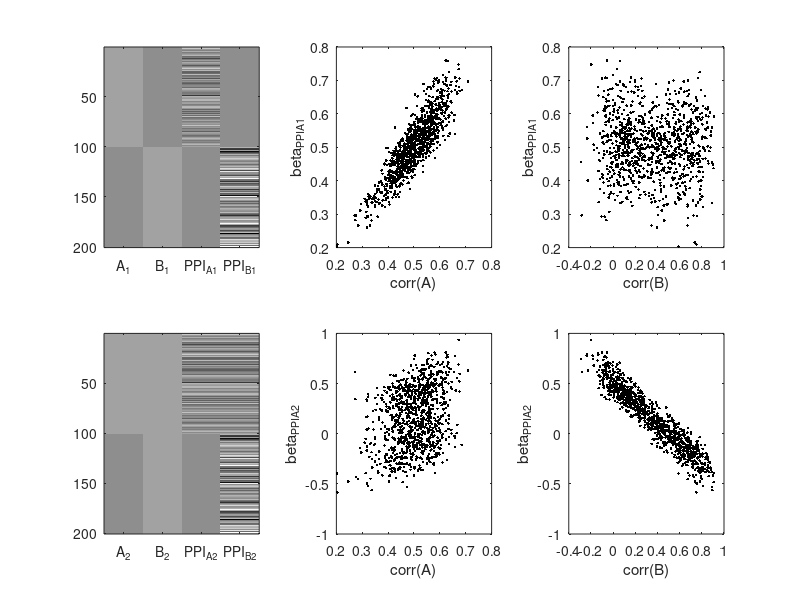

Write the MATLAB code that produced this figure.
clear

x_psy1 = [ones(100,1),zeros(100,1);zeros(100,1),ones(100,1)];
x_psy2 = [ones(100,1),ones(100,1);zeros(100,1),ones(100,1)];

permn = 1000;
for permi = 1:permn
    share_A = randn(100,1);
    share_B = randn(100,1) * randn(1);
    
    x_phy = [share_A;share_B] + randn(200,1);
    
    y = [share_A;share_B] + randn(200,1);
    
    glm1 = [x_psy1 x_psy1(:,1).*x_phy x_psy1(:,2).*x_phy];
    
    Beta1 = regress(y,glm1);
    Beta1_PPI_A(permi,1) = Beta1(3);
    
    glm2 = [x_psy2 x_psy2(:,1).*x_phy x_psy2(:,2).*x_phy];
    
    Beta2 = regress(y,glm2);
    Beta2_PPI_A(permi,1) = Beta2(3);
    
    corr_A(permi,1) = corr(x_phy(1:100,1),y(1:100,1));
    corr_B(permi,1) = corr(x_phy(101:end,1),y(101:end,1));
end

figure;
subplot(2,3,1); imagesc(glm1); colormap('gray'); xticks([1 2 3 4]); xticklabels({'A_1','B_1','PPI_A_1','PPI_B_1'})
subplot(2,3,2); plot(corr_A,Beta1_PPI_A,'.k'); xlabel('corr(A)'); ylabel('beta_P_P_I_A_1');
subplot(2,3,3); plot(corr_B,Beta1_PPI_A,'.k'); xlabel('corr(B)'); ylabel('beta_P_P_I_A_1');
subplot(2,3,4); imagesc(glm2); colormap('gray'); xticks([1 2 3 4]); xticklabels({'A_2','B_2','PPI_A_2','PPI_B_2'})
subplot(2,3,5); plot(corr_A,Beta2_PPI_A,'.k'); xlabel('corr(A)'); ylabel('beta_P_P_I_A_2');
subplot(2,3,6); plot(corr_B,Beta2_PPI_A,'.k'); xlabel('corr(B)'); ylabel('beta_P_P_I_A_2');
